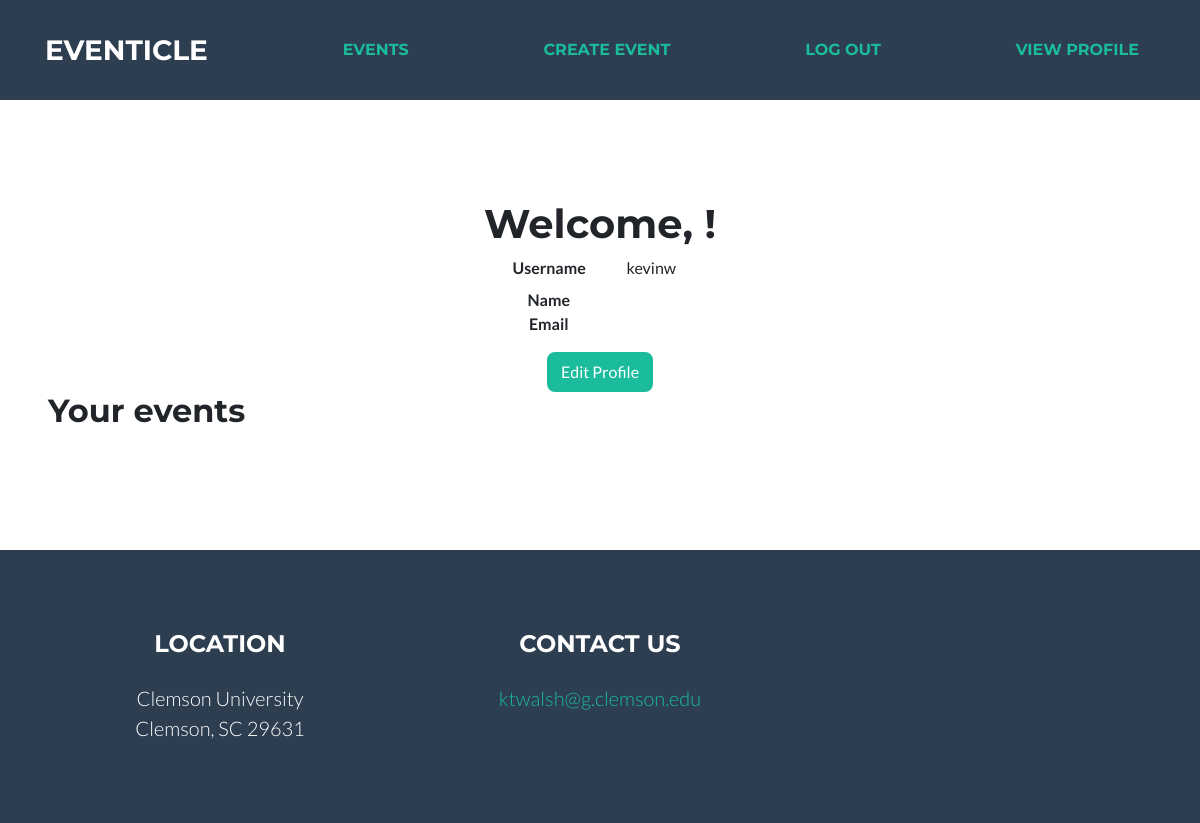
The page /event/profile/1 (signed in) on the database as committed earlier.
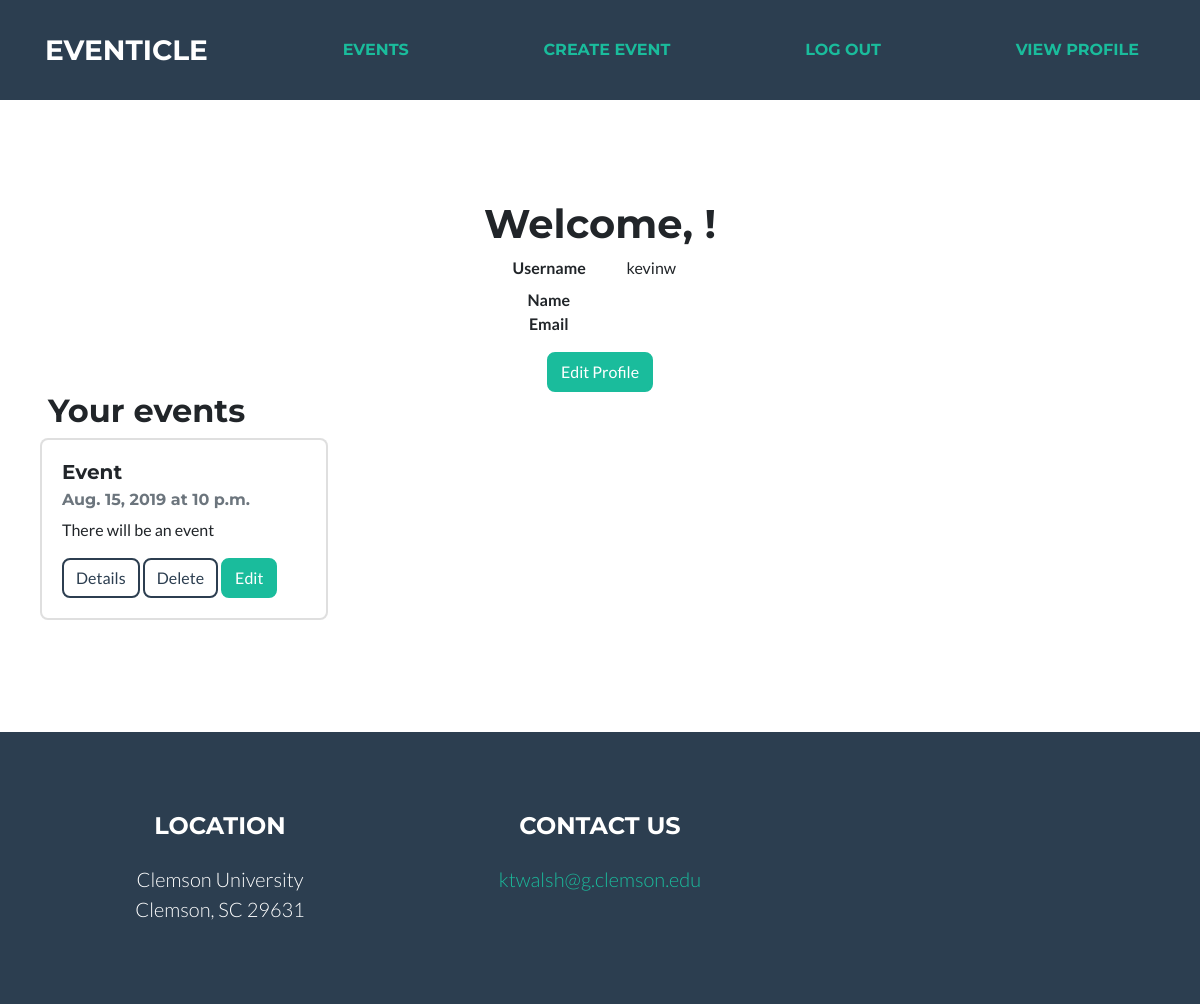
The same page on the database as committed later.
### eventapp/models.py (models this page shows)
class Event(models.Model):
    creator = models.ForeignKey(User, on_delete=models.CASCADE, related_name='creator')
    title = models.TextField()
    description = models.TextField()
    location = models.TextField()
    date = models.DateField()
    time = models.TimeField()
    attendees = models.ManyToManyField(User, related_name='attendees')

### eventapp/views.py (the view)
# urls.py: path('profile/<slug:pk>', views.ViewProfile.as_view(template_name="profile.html")),
class ViewProfile(LoginRequiredMixin, UserPassesTestMixin, DetailView):
    model = User
    def test_func(self):
        return self.request.user.id == int(self.kwargs['pk'])
    def get_context_data(self, **kwargs):
        context = super(ViewProfile, self).get_context_data(**kwargs)
        context['events'] = Event.objects.all()
        return context

### eventapp/templates/profile.html
{% extends "home.html" %}
{% load static %}
{% block body %}
<section class="text-center masthead">
    <div class="">
        <h1>Welcome, {{ user.first_name }}!</h1>
    </div>
    <dl>
        <div class="row justify-content-md-center">
            <dt class="col-sm-1">Username</dt>
            <dd class="col-sm-1">{{user.username}}</dd>
        </div>
        <div class="row justify-content-md-center">
            <dt class="col-sm-1">Name</dt>
            <dd class="col-sm-1">{{user.first_name}} {{user.last_name}}</dd>
        </div>
        <div class="row justify-content-md-center">
            <dt class="col-sm-1">Email</dt>
            <dd class="col-sm-1">{{user.email}}</dd>
        </div>
    </dl>
    <a href="/event/profile/edit/{{user.id}}" class="btn btn-primary">Edit Profile</a>
    <h2 class='text-left px-lg-5'>Your events</h2>
    <ul>
        <div class="row">
            {% for event in events %}
            {% if event.creator == user %}
            <div class="col-sm-4">
                <div class="card" style="width: 18rem;">
                    <div class="card-body text-left">
                        <h5 class="card-title">{{event.title}}</h5>
                        <h6 class="card-subtitle mb-2 text-muted">{{event.date}} at {{event.time}}</h6>
                        <p class="card-text">{{event.description}}</p>
                        <a href="/event/details/{{event.id}}" class="btn btn-outline-secondary">Details</a>
                        {% if event.creator == user %}
                        <a href="/event/delete/{{event.id}}" class="btn btn-outline-secondary">Delete</a>
                        <a href="/event/update/{{event.id}}" class="btn btn-primary">Edit</a>
                        {% endif %}
                    </div>
                </div>
            </div>
            {% endif %}
            {% empty %}
            <li>You haven't created any events yet!</li>
            <a href="/event/create" class="btn btn-primary">Create one now!</a>
            {% endfor %}
        </div>
    </ul>
</section>
{% endblock %}

Rows that differ between the two databases and show on the page:
added Event: title "Event", date "Aug. 15, 2019", time "10 p.m.", description "There will be an event"
